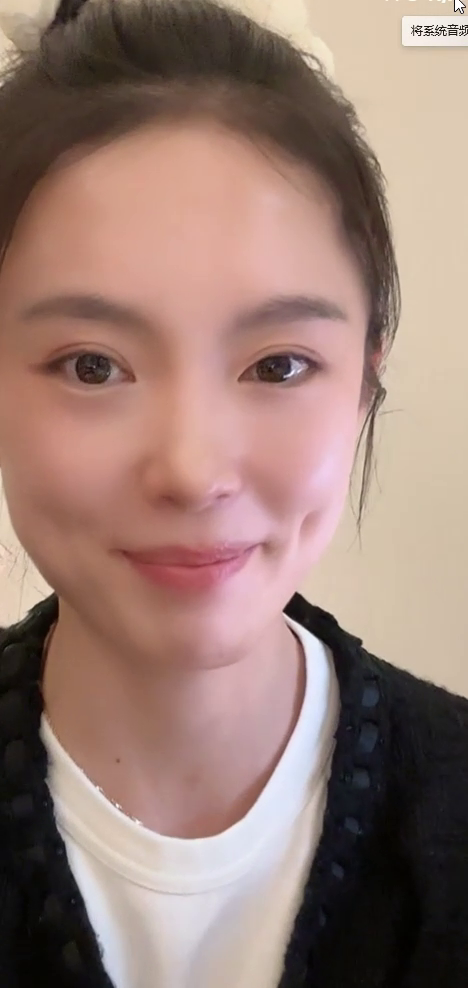
#> input picture tools/compare/original_1.png, 468 x 988 px
$ python -i demosaic_faceswap_pipeline.py   (imports and definitions only)   (older library calls are emulated)
#> lines starting #> are read from the running program, lines starting #| are printed output that depends on the picture; after the words box and inside, x2 and y2 are one past the last pixel; in counts of white or black regions, pixels touching at a corner belong together
#> further down, picture is the input picture: shape (988, 468, 3); mean B, G, R 116.8, 126, 153.3
"""
阮胺视频去马赛克 + 换脸管线
===========================
两步法去马赛克 + ReActor 换脸

用法:
    python tools/demosaic_faceswap_pipeline.py \
        --input input/阮胺/xxx.mp4 \
        --face input/face_swap_source.png \
        --output output/xxx_demosaic.mp4 \
        [--frames 10] [--skip-existing] [--demosaic-only] [--faceswap-only]
"""

import argparse
import json
import os
import subprocess
import sys
import time
import urllib.request
import uuid
from pathlib import Path

import cv2
import numpy as np

COMFYUI_URL = "http://127.0.0.1:8188"
POLL_INTERVAL = 3
MAX_POLL_WAIT = 600


# ─── ComfyUI API ──────────────────────────────────────────────────────────────

# [49 lines left out: functions upload_image, submit_and_wait, not called in this run]


# ─── Mosaic Detection ─────────────────────────────────────────────────────────

def detect_mosaic_mask(frame):
    """检测马赛克区域并生成 mask。
    返回: (mask, mosaic_type) where mask is binary, mosaic_type is 'A' or 'B'
    """
    h, w = frame.shape[:2]
#> h = 988; w = 468
    gray = cv2.cvtColor(frame, cv2.COLOR_BGR2GRAY)
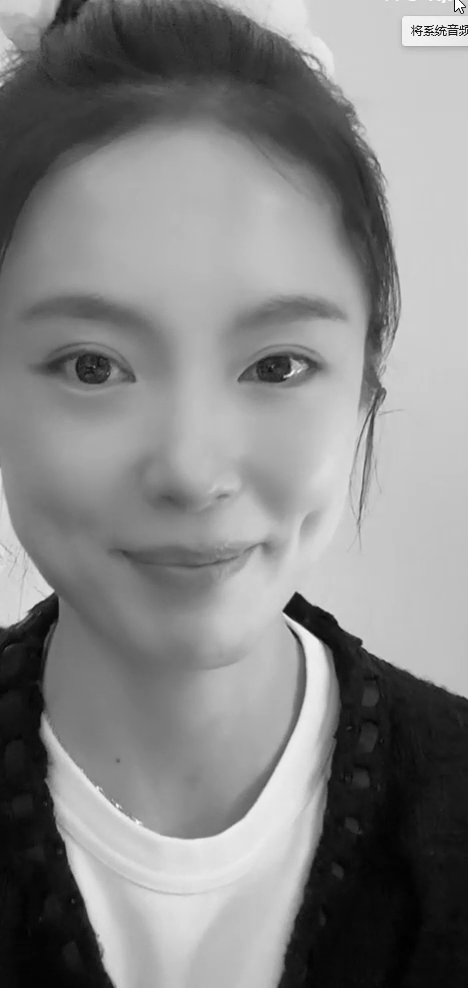
#> gray: shape (988, 468); min 1, max 255, mean 133.1

    # 检测高梯度区域（棋盘格/马赛克特征）
    sobelx = cv2.Sobel(gray, cv2.CV_64F, 1, 0, ksize=3)
    sobely = cv2.Sobel(gray, cv2.CV_64F, 0, 1, ksize=3)
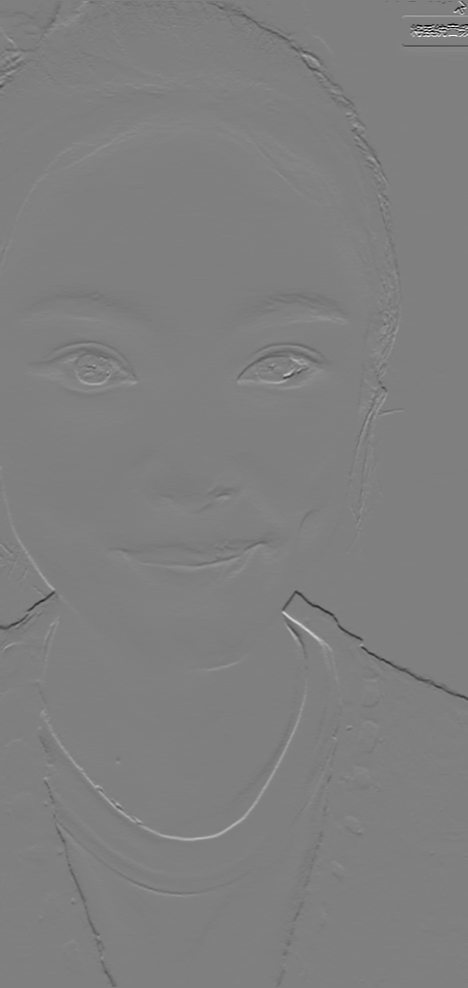
#> sobely: shape (988, 468) float64; min -857, max 852, mean -0.8; drawn with min black and max white
    mag = np.sqrt(sobelx**2 + sobely**2)
    mag_norm = (mag / mag.max() * 255).astype(np.uint8)

    # 高梯度 = 马赛克边缘
    _, high = cv2.threshold(mag_norm, 35, 255, cv2.THRESH_BINARY)
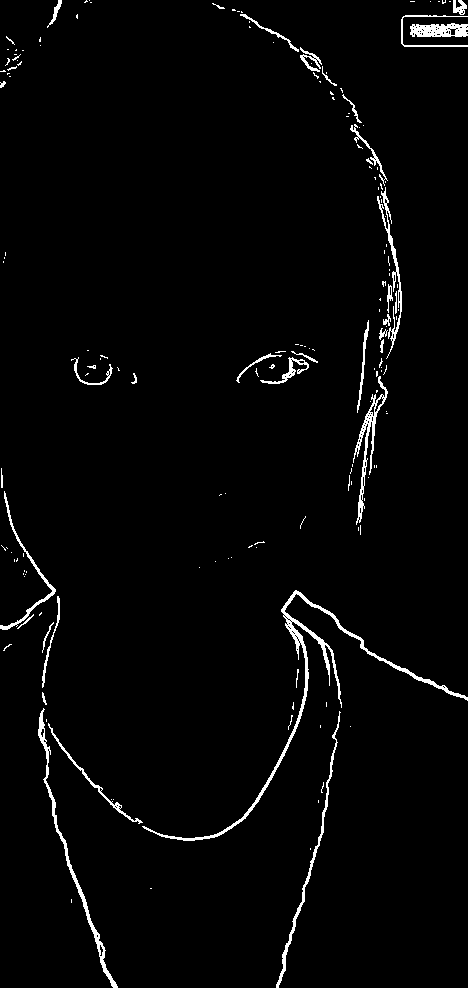
#> high: shape (988, 468); 2.3% white in thin lines or dots

    # 形态学：闭合间隙
    k = np.ones((15, 15), np.uint8)
    closed = cv2.morphologyEx(high, cv2.MORPH_CLOSE, k)
#> closed: shape (988, 468); 5% white; 25 white regions (12 under 20 px), largest, box (x1, y1, x2, y2) and area: (0, 468, 468, 988) 8927, (237, 11, 402, 535) 7499, (401, 0, 468, 47) 2775

    # 只在头部区域检测（上方40%）
    head_region = closed[:h // 2, :]
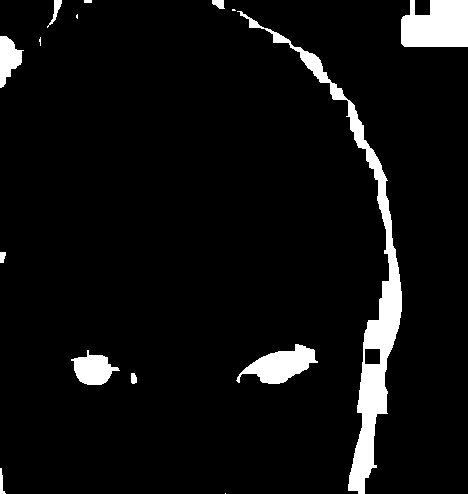
#> head_region: shape (494, 468); 6% white; 15 white regions (4 under 20 px)
    contours, _ = cv2.findContours(head_region, cv2.RETR_EXTERNAL, cv2.CHAIN_APPROX_SIMPLE)
#> contours = 15 contours, 5 with area under 20; largest, box (x1, y1, x2, y2) and area: (237, 11, 402, 494) 6942, (401, 0, 468, 47) 2652, (236, 344, 318, 384) 1588, (71, 350, 120, 385) 928, (0, 36, 24, 88) 658

    if not contours:
        # 没有检测到马赛克，用默认头部区域
        mask = np.zeros((h, w), dtype=np.uint8)
        mx1, mx2 = int(w * 0.30), int(w * 0.70)
        my1, my2 = int(h * 0.10), int(h * 0.40)
        cv2.ellipse(mask, ((mx1 + mx2) // 2, (my1 + my2) // 2),
                    ((mx2 - mx1) // 2, (my2 - my1) // 2), 0, 0, 360, 255, -1)
        return mask, "unknown"

    # 找最大的高密度区域
    biggest = max(contours, key=cv2.contourArea)
#> biggest = contour of 415 points, box (x1, y1, x2, y2) (237, 11, 402, 494), area 6942
    x, y, cw, ch = cv2.boundingRect(biggest)
#> x = 237; y = 11; cw = 165; ch = 483

    # 创建椭圆形 mask（比检测区域大一点）
    mask = np.zeros((h, w), dtype=np.uint8)
    mcx = x + cw // 2
#> mcx = 319
    mcy = y + ch // 2
#> mcy = 252
    rx = cw // 2 + 15
#> rx = 97
    ry = ch // 2 + 15
#> ry = 256
    cv2.ellipse(mask, (mcx, mcy), (rx, ry), 0, 0, 360, 255, -1)
#> mask: shape (988, 468); 17% white; 1 white region, box (x1, y1, x2, y2) and area: (222, 0, 417, 509) 78446

    # 扩展包含颈部
    neck_y2 = min(h, mcy + ry + int(h * 0.10))
#> neck_y2 = 606
    cv2.ellipse(mask, (mcx, (mcy + neck_y2) // 2), (rx, (neck_y2 - mcy) // 2 + 10), 0, 0, 360, 255, -1)
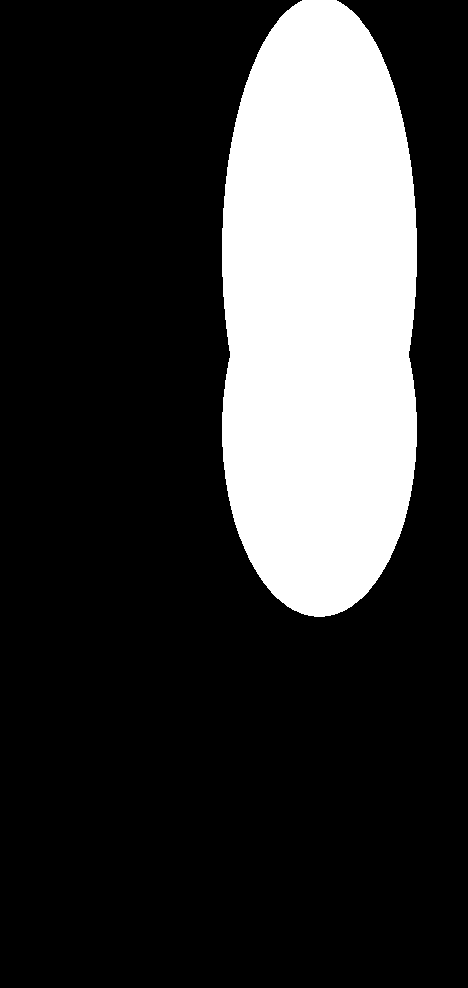
#> mask: shape (988, 468); 21.9% white; 1 white region, box (x1, y1, x2, y2) and area: (222, 0, 417, 617) 101420

    # 羽化边缘
    mask = cv2.GaussianBlur(mask, (21, 21), 10)

    # 判断马赛克类型
    roi = gray[y:y + ch, x:x + cw]
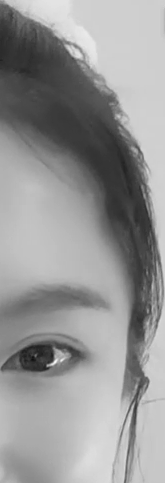
#> roi: shape (483, 165); min 15, max 249, mean 149.5
    # 棋盘格有更多高频成分
    roi_lap = np.abs(cv2.Laplacian(roi, cv2.CV_64F))
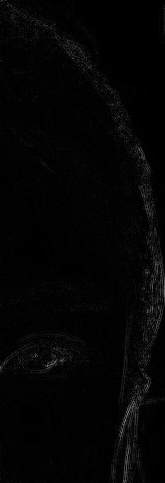
#> roi_lap: shape (483, 165) float64; min 0, max 128, mean 4.2
    if np.mean(roi_lap) > 20:
        mosaic_type = "B"  # 棋盘格
    else:
        mosaic_type = "A"  # 白色圆形

    return mask, mosaic_type


# ─── Pipeline Steps ───────────────────────────────────────────────────────────

# [273 lines left out: functions step_telea_inpaint, step_sdxl_img2img, step_reactor_faceswap, main, not called in this run]


# [2 lines not run here, left out]

>>> import cv2
>>> picture = cv2.imread('compare/original_1.png')
>>> result = detect_mosaic_mask(picture)

$ run again, on tools/compare/swapped_2.png
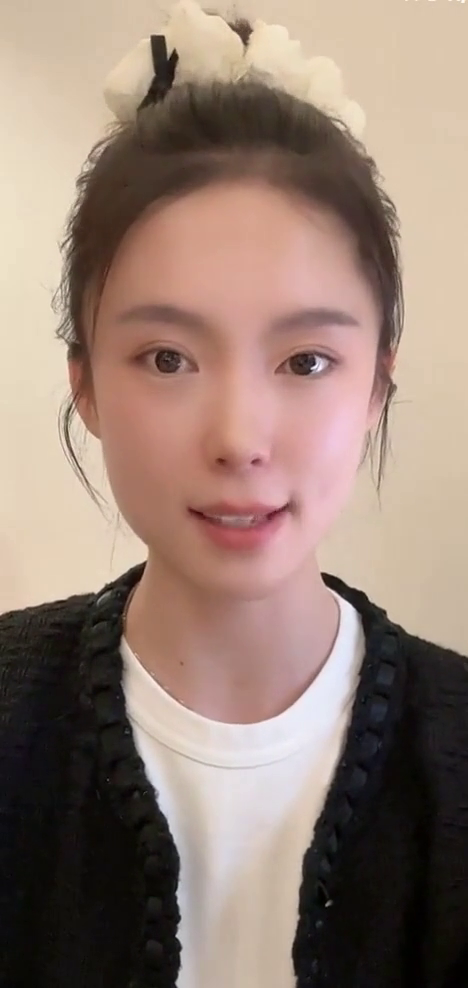
#> input picture tools/compare/swapped_2.png, 468 x 988 px
#> picture is the input picture: shape (988, 468, 3); mean B, G, R 116.3, 128, 149.6
#> in detect_mosaic_mask, `_, high = cv2.threshold(mag_norm, 35, 255, cv2.THRESH_BINARY)`:
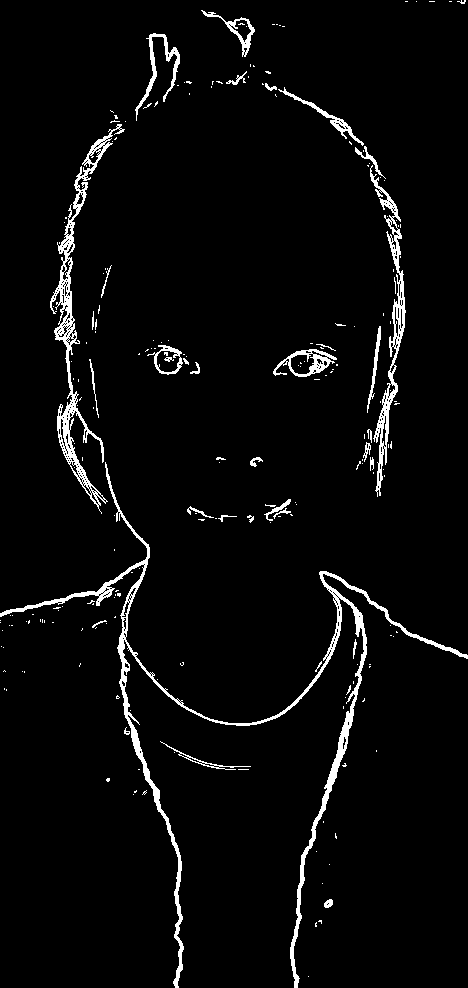
#> high: shape (988, 468); 3.8% white; 219 white regions (184 under 20 px), largest, box (x1, y1, x2, y2) and area: (0, 462, 468, 988) 7008, (50, 124, 125, 514) 3482, (370, 165, 406, 497) 2151
#> closed: shape (988, 468); 7% white; 33 white regions (18 under 20 px), largest, box (x1, y1, x2, y2) and area: (0, 110, 468, 988) 19080, (262, 71, 406, 497) 6587, (135, 33, 192, 121) 1626
#> head_region: shape (494, 468); 8.3% white; 17 white regions (6 under 20 px)
#> contours = 17 contours, 7 with area under 20; largest, box (x1, y1, x2, y2) and area: (50, 110, 126, 494) 7150, (262, 71, 406, 494) 6066, (135, 33, 192, 121) 1795, (273, 343, 338, 380) 1426, (138, 340, 200, 375) 1054
#> biggest = contour of 325 points, box (x1, y1, x2, y2) (50, 110, 126, 494), area 7150
#> x = 50; y = 110; cw = 76; ch = 384
#> mcx = 88
#> mcy = 302
#> rx = 53
#> ry = 207
#> neck_y2 = 607
#> in detect_mosaic_mask, `roi_lap = np.abs(cv2.Laplacian(roi, cv2.CV_64F))`:
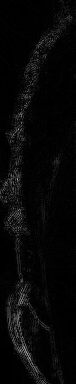
#> roi_lap: shape (384, 76) float64; min 0, max 169, mean 7.5
